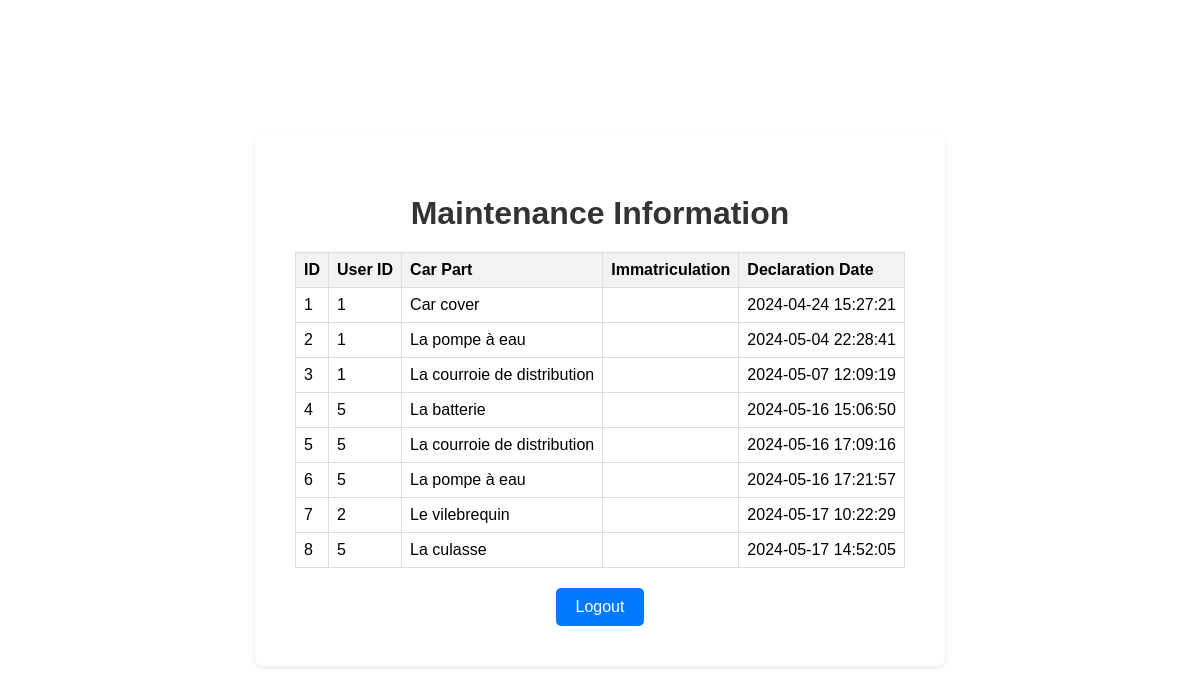
The page /aa/technicien.php on the database its author committed.
### tables this page shows
CREATE TABLE `car_parts_declarations` (
  `id` int(11) NOT NULL,
  `user_id` int(11) NOT NULL,
  `car_part` varchar(255) NOT NULL,
  `declaration_date` timestamp NOT NULL DEFAULT current_timestamp()
);

### aa/database.php (called while the page is built, shortened)
<?php
class Database {
    private $servername = "localhost";
    private $username = "root";
    private $password = "";
    private $dbname = "form";
    private $conn;
    public function __construct() {
        $this->conn = new mysqli($this->servername, $this->username, $this->password, $this->dbname);
    }
    public function getAllMaintenanceInfo() {
        $sql = "SELECT * FROM car_parts_declarations";
        $result = $this->conn->query($sql);
        $declarations = array();
        if ($result->num_rows > 0) {
            while ($row = $result->fetch_assoc()) {
                $declarations[] = $row;
            }
        }
        return $declarations;
    }
}
?>

### aa/technicien.php (the view, shortened to what this page needs)
<!DOCTYPE html>
<?php
include_once 'database.php';
$db = new Database();
$maintenanceInfo = $db->getAllMaintenanceInfo();
?>
<html lang="fr">
<head>
</head>
<body>
    <div class="container">
        <h1>Maintenance Information</h1>
        <?php if (!empty($maintenanceInfo)): ?>
            <table>
                <thead>
                    <tr>
                        <th>ID</th>
                        <th>User ID</th>
                        <th>Car Part</th>
                        <th>Immatriculation</th>
                        <th>Declaration Date</th>
                    </tr>
                </thead>
                <tbody>
                    <?php foreach ($maintenanceInfo as $maintenance): ?>
                        <tr>
                            <td><?php echo $maintenance['id']; ?></td>
                            <td><?php echo $maintenance['user_id']; ?></td>
                            <td><?php echo $maintenance['car_part']; ?></td>
                            <td><?php echo isset($maintenance['registration_number']) ? $maintenance['registration_number'] : ''; ?></td>
                            <td><?php echo $maintenance['declaration_date']; ?></td>
                        </tr>
                    <?php endforeach; ?>
                </tbody>
            </table>
        <?php else: ?>
            <p>No maintenance information found.</p>
        <?php endif; ?>
        <a href="?logout" class="logout-btn">Logout</a>
    </div>
</body>
</html>

### aa/technicien.php (style rules this page uses)
body { font-family: Arial, sans-serif; margin: 0; padding: 0; display: flex; justify-content: center; align-items: center; height: 100vh; background-image: url('parc.jpg'); background-size: cover; }
.container { background-color: rgba(255, 255, 255, 0.8); border-radius: 8px; box-shadow: 0 2px 4px rgba(0, 0, 0, 0.1); padding: 40px; text-align: center; }
h1 { color: #333; margin-bottom: 20px; }
table { width: 100%; border-collapse: collapse; margin-top: 20px; }
th, td { border: 1px solid #ddd; padding: 8px; text-align: left; }
th { background-color: #f2f2f2; }
.logout-btn { background-color: #007bff; color: #fff; padding: 10px 20px; border-radius: 5px; text-decoration: none; margin-top: 20px; display: inline-block; }

### rows shown on the page
car_parts_declarations: id "1", user "1", car_part "Car cover", declaration_date "2024-04-24 15:27:21"
car_parts_declarations: id "2", user "1", car_part "La pompe à eau", declaration_date "2024-05-04 22:28:41"
car_parts_declarations: id "3", user "1", car_part "La courroie de distribution", declaration_date "2024-05-07 12:09:19"
car_parts_declarations: id "4", user "5", car_part "La batterie", declaration_date "2024-05-16 15:06:50"
car_parts_declarations: id "5", user "5", car_part "La courroie de distribution", declaration_date "2024-05-16 17:09:16"
car_parts_declarations: id "6", user "5", car_part "La pompe à eau", declaration_date "2024-05-16 17:21:57"
car_parts_declarations: id "7", user "2", car_part "Le vilebrequin", declaration_date "2024-05-17 10:22:29"
car_parts_declarations: id "8", user "5", car_part "La culasse", declaration_date "2024-05-17 14:52:05"
